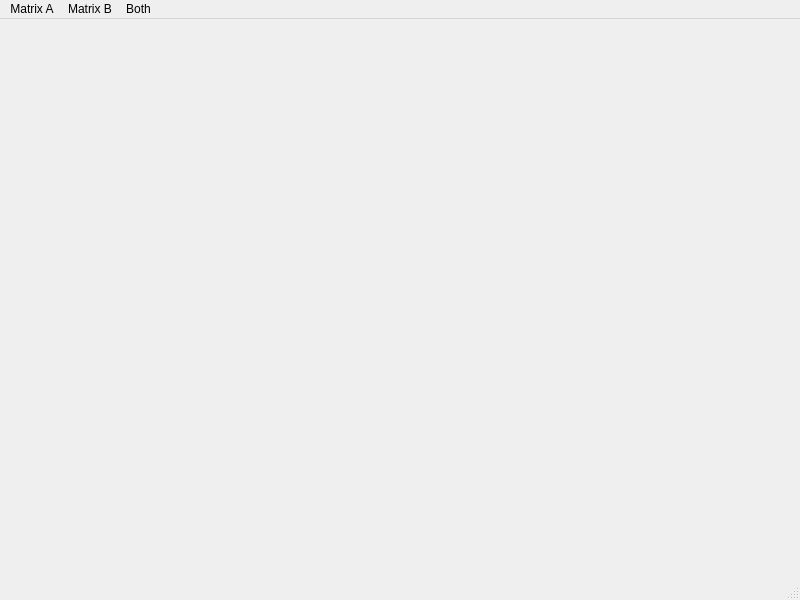
<?xml version="1.0" encoding="UTF-8"?>
<ui version="4.0">
 <class>MainWindow</class>
 <widget class="QMainWindow" name="MainWindow">
  <property name="geometry">
   <rect>
    <x>0</x>
    <y>0</y>
    <width>800</width>
    <height>600</height>
   </rect>
  </property>
  <property name="windowTitle">
   <string>MainWindow</string>
  </property>
  <widget class="QWidget" name="centralwidget"/>
  <widget class="QMenuBar" name="menubar">
   <property name="geometry">
    <rect>
     <x>0</x>
     <y>0</y>
     <width>800</width>
     <height>21</height>
    </rect>
   </property>
   <widget class="QMenu" name="menuMatrix_A">
    <property name="title">
     <string>Matrix A</string>
    </property>
    <addaction name="DetA"/>
    <addaction name="actionTranspose"/>
    <addaction name="actionInverse"/>
    <addaction name="separator"/>
    <addaction name="actionMake_Identity"/>
   </widget>
   <widget class="QMenu" name="menuMatrix_B">
    <property name="title">
     <string>Matrix B</string>
    </property>
    <addaction name="actionDeterminant_2"/>
    <addaction name="actionTransposer"/>
    <addaction name="actionInverse_2"/>
    <addaction name="separator"/>
    <addaction name="actionMake_Identity_2"/>
   </widget>
   <widget class="QMenu" name="menuBoth">
    <property name="title">
     <string>Both</string>
    </property>
    <addaction name="actionA_B"/>
    <addaction name="actionA_B_2"/>
    <addaction name="actionA_B_3"/>
    <addaction name="actionB_A"/>
   </widget>
   <addaction name="menuMatrix_A"/>
   <addaction name="menuMatrix_B"/>
   <addaction name="menuBoth"/>
  </widget>
  <widget class="QStatusBar" name="statusbar"/>
  <action name="DetA">
   <property name="text">
    <string>Determinant</string>
   </property>
  </action>
  <action name="actionTranspose">
   <property name="text">
    <string>Transpose</string>
   </property>
  </action>
  <action name="actionInverse">
   <property name="text">
    <string>Inverse</string>
   </property>
  </action>
  <action name="actionMake_Identity">
   <property name="text">
    <string>Make Identity</string>
   </property>
  </action>
  <action name="actionDeterminant_2">
   <property name="text">
    <string>Determinant</string>
   </property>
  </action>
  <action name="actionTransposer">
   <property name="text">
    <string>Transpose</string>
   </property>
  </action>
  <action name="actionInverse_2">
   <property name="text">
    <string>Inverse</string>
   </property>
  </action>
  <action name="actionMake_Identity_2">
   <property name="text">
    <string>Make Identity</string>
   </property>
  </action>
  <action name="actionA_B">
   <property name="text">
    <string>A + B</string>
   </property>
  </action>
  <action name="actionA_B_2">
   <property name="text">
    <string>A - B</string>
   </property>
  </action>
  <action name="actionA_B_3">
   <property name="text">
    <string>A * B</string>
   </property>
  </action>
  <action name="actionB_A">
   <property name="text">
    <string>B * A</string>
   </property>
  </action>
 </widget>
 <resources/>
 <connections/>
</ui>
